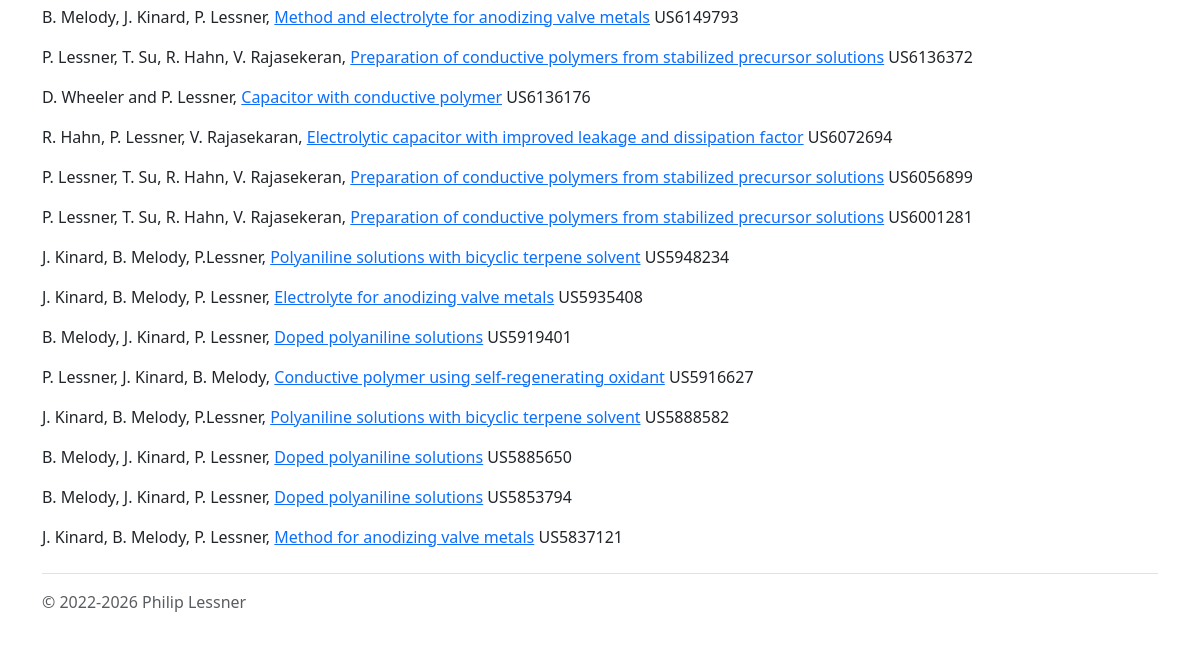
Before: /aboutme (lower part) with the older database file.
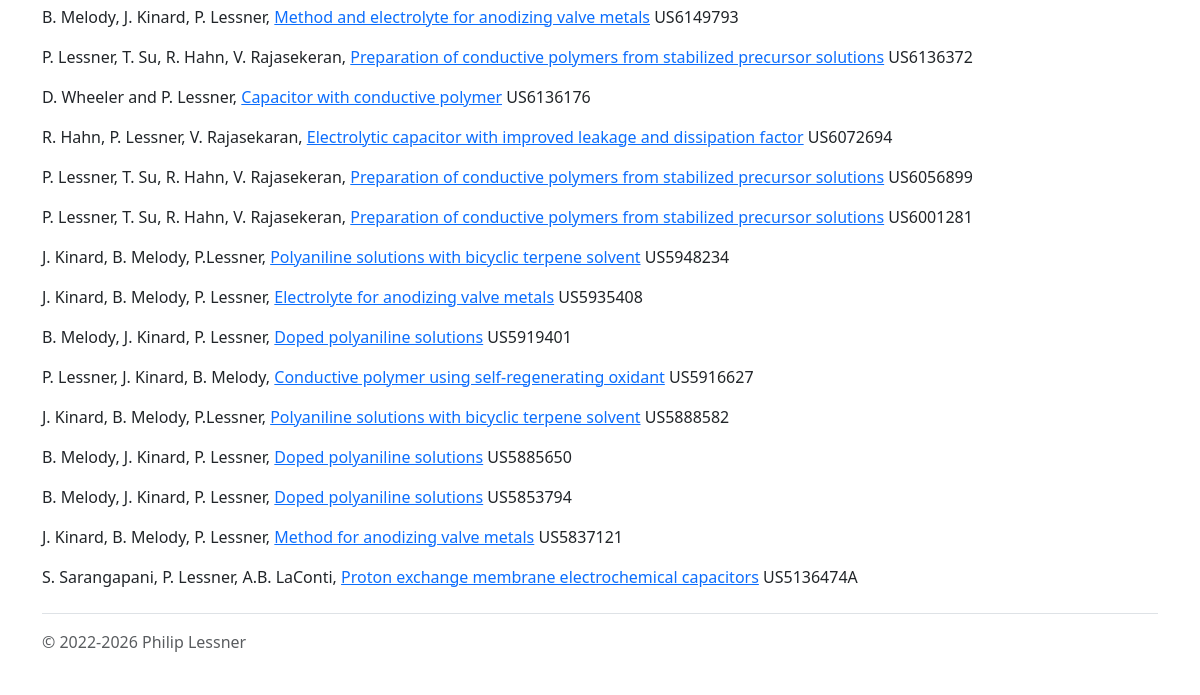
After: the same page with the newer database file.
### app/models.py (models this page shows, shortened)
class Base(DeclarativeBase):
    pass

class Reference(Base):
    __tablename__ = "references_table"
    id: Mapped[int] = mapped_column(primary_key=True)
    authors: Mapped[str]
    title: Mapped[str]
    refinfo: Mapped[str]
    date: Mapped[str]
    reflink: Mapped[str]
    reftype: Mapped[str]

### app/routes.py (the view)
@bp.route("/aboutme")
def about_me():
    templateData = {'title': 'About'}
    References = namedtuple('References', ['authors', 'title', 'reference', 'date', 'link', 'type'])
    references = dict()
    stmt = (db.select(Reference.authors, Reference.title,
                      Reference.refinfo, Reference.date,
                      Reference.reflink, Reference.reftype)
                      .select_from(Reference)
                      .where(Reference.reftype == "Paper")
                      .order_by(Reference.date.desc()))
    papers = [References(*row) for row in db.session.execute(stmt).all()]
    stmt = (db.select(Reference.authors, Reference.title,
                      Reference.refinfo, Reference.date,
                      Reference.reflink, Reference.reftype)
                      .select_from(Reference)
                      .where(Reference.reftype == "Patent")
                      .order_by(Reference.date.desc()))
    patents= [References(*row) for row in db.session.execute(stmt).all()]
    stmt = (db.select(Reference.authors, Reference.title,
                      Reference.refinfo, Reference.date,
                      Reference.reflink, Reference.reftype)
                      .select_from(Reference)
                      .where(Reference.reftype == "Presentation")
                      .order_by(Reference.date.desc()))
    presentations = [References(*row) for row in db.session.execute(stmt).all()]
    references.update({"papers": papers, "patents": patents, "presentations": presentations})
    templateData.update(references)
    return render_template('about_me.html', **templateData)

### app/templates/about_me.html (shortened to what this page needs)
{% extends "base.html" %}
{% block content %}
        <br>
        <div class="container">
            {% for patent in patents %}
                <p>  {{ patent.authors }}  <a href= "{{ patent.link }}">  {{ patent.title }}</a>  {{ patent.reference }}
                </p>
            {% endfor %}
        </div>
{% endblock %}

### app/templates/base.html (shortened to what this page needs)
<!DOCTYPE html>
<html lang="en">
    <head>
        <link href="https://cdn.jsdelivr.net/npm/bootstrap@5.3.3/dist/css/bootstrap.min.css" rel="stylesheet">
    </head>
    <body>
        {% block content %}
        {% endblock %}
        <div class="container">
  <footer class="d-flex flex-wrap justify-content-between align-items-center py-3 my-4 border-top">
    <div class="col-md-4 d-flex align-items-center">
      <span class="mb-3 mb-md-0 text-muted">© 2022-2026 Philip Lessner</span>
    </div>
    <ul class="nav col-md-4 justify-content-end list-unstyled d-flex">
      <li class="ms-3"><a class="text-muted" href="#"><svg class="bi" width="24" height="24"><use xlink:href="#twitter"></use></svg></a></li>
      <li class="ms-3"><a class="text-muted" href="#"><svg class="bi" width="24" height="24"><use xlink:href="#instagram"></use></svg></a></li>
      <li class="ms-3"><a class="text-muted" href="#"><svg class="bi" width="24" height="24"><use xlink:href="#facebook"></use></svg></a></li>
    </ul>
  </footer>
</div>
    </body>
</html>

Changed rows visible on the page:
added Reference: authors "S. Sarangapani, P. Lessner, A.B. LaConti,", title "Proton exchange membrane electrochemical capacitors", reference "US5136474A"
